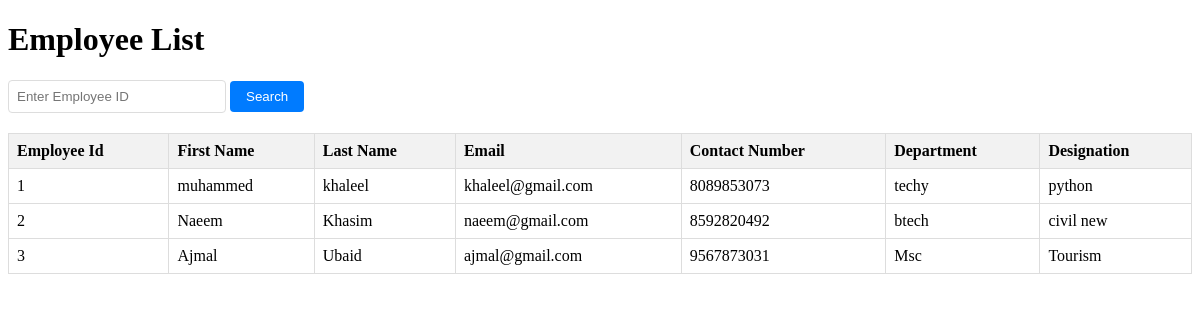
The app's page /employee_list/, older data.
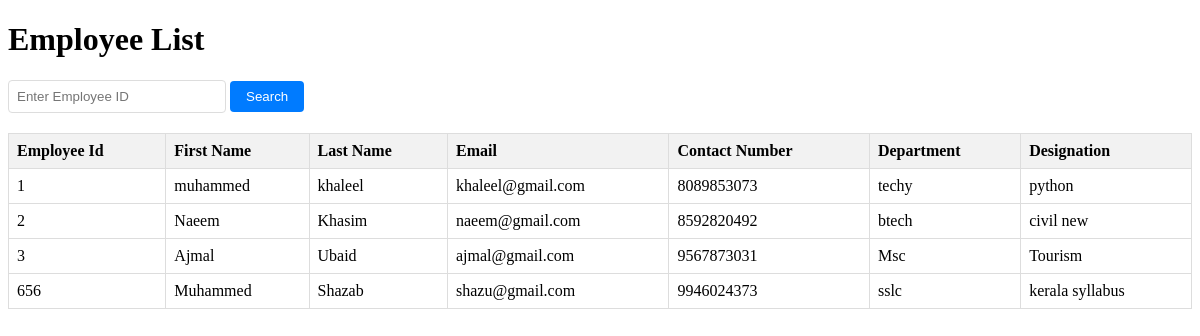
The same page, newer data.
### employee_app/models.py (models this page shows, shortened)
class employee(models.Model):
    employeeid=models.IntegerField(primary_key=True,unique=True)
    firstname=models.CharField(max_length=50,unique=True)
    lastname=models.CharField(max_length=50,unique=True)
    email=models.EmailField(max_length=50)
    contactnumber=models.CharField(max_length=10)
    department=models.TextField(max_length=100)
    designation=models.TextField(max_length=200)

### employee_app/views.py (the view)
# urls.py: path('employee_list/',views.employee_list,name='employee_list'),
def employee_list(request):
    search_id = request.GET.get('search_id', None)
    if search_id:
        employees = employee.objects.filter(employeeid=search_id)
    else:
        employees = employee.objects.all()
    return render(request, "employee_list.html", {'list': employees})

### templates/employee_list.html (shortened to what this page needs)
<!DOCTYPE html>
<html lang="en">
<head>
</head>
<body>
    <h1>Employee List</h1>
    <div class="search-container">
        <form method="get" action="">
            <input type="text" name="search_id" placeholder="Enter Employee ID" value="{{ request.GET.search_id }}">
            <input type="submit" value="Search">
        </form>
    </div>
    <table>
        <thead>
            <tr>
                <th>Employee Id</th>
                <th>First Name</th>
                <th>Last Name</th>
                <th>Email</th>
                <th>Contact Number</th>
                <th>Department</th>
                <th>Designation</th>
            </tr>
        </thead>
        <tbody>
            {% for employee in list %}
            <tr>
                <td>{{ employee.employeeid }}</td>
                <td>{{ employee.firstname }}</td>
                <td>{{ employee.lastname }}</td>
                <td>{{ employee.email }}</td>
                <td>{{ employee.contactnumber }}</td>
                <td>{{ employee.department }}</td>
                <td>{{ employee.designation }}</td>
            </tr>
            {% empty %}
            <tr>
                <td colspan="7">No employees found.</td>
            </tr>
            {% endfor %}
        </tbody>
    </table>
</body>
</html>

### templates/employee_list.html (style rules this page uses)
table { width: 100%; border-collapse: collapse; }
th, td { border: 1px solid #ddd; padding: 8px; text-align: left; }
th { background-color: #f2f2f2; }
.search-container { margin-bottom: 20px; }
.search-container input[type="text"] { padding: 8px; width: 200px; border: 1px solid #ddd; border-radius: 4px; }
.search-container input[type="submit"] { padding: 8px 16px; border: none; border-radius: 4px; background-color: #007bff; color: #fff; cursor: pointer; }

Row changes from the older to the newer data that the page shows:
added employee: employeeid "656", firstname "Muhammed", lastname "Shazab", email "shazu@gmail.com", contactnumber "9946024373", department "sslc", designation "kerala syllabus"
